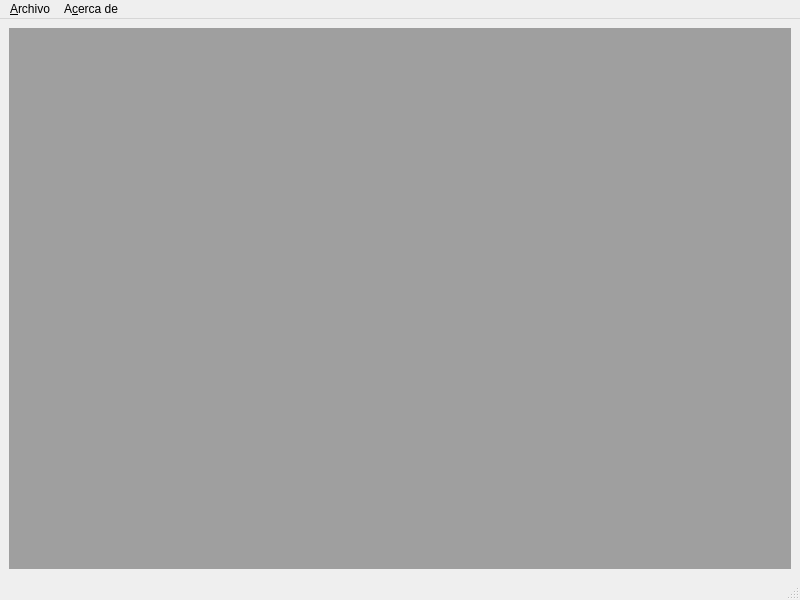
<?xml version="1.0" encoding="UTF-8"?>
<ui version="4.0">
 <class>Askme</class>
 <widget class="QMainWindow" name="Askme">
  <property name="geometry">
   <rect>
    <x>0</x>
    <y>0</y>
    <width>800</width>
    <height>600</height>
   </rect>
  </property>
  <property name="windowTitle">
   <string>Askme</string>
  </property>
  <widget class="QWidget" name="centralwidget">
   <layout class="QGridLayout" name="gridLayout">
    <item row="0" column="0">
     <widget class="QMdiArea" name="mdiArea"/>
    </item>
   </layout>
  </widget>
  <widget class="QStatusBar" name="statusbar"/>
  <widget class="QMenuBar" name="menubar">
   <property name="geometry">
    <rect>
     <x>0</x>
     <y>0</y>
     <width>800</width>
     <height>21</height>
    </rect>
   </property>
   <widget class="QMenu" name="menuArchivo">
    <property name="title">
     <string>&amp;Archivo</string>
    </property>
    <widget class="QMenu" name="menuApuntes">
     <property name="title">
      <string>&amp;Apuntes</string>
     </property>
     <addaction name="actionNuevo"/>
     <addaction name="actionLista"/>
    </widget>
    <widget class="QMenu" name="menuPreguntas">
     <property name="title">
      <string>&amp;Preguntas</string>
     </property>
     <addaction name="actionGenerar"/>
    </widget>
    <addaction name="separator"/>
    <addaction name="menuApuntes"/>
    <addaction name="menuPreguntas"/>
    <addaction name="separator"/>
    <addaction name="actionSalir"/>
   </widget>
   <widget class="QMenu" name="menuAcerca_de">
    <property name="title">
     <string>A&amp;cerca de</string>
    </property>
    <addaction name="actionCreditos"/>
   </widget>
   <addaction name="menuArchivo"/>
   <addaction name="menuAcerca_de"/>
  </widget>
  <action name="actionNuevo">
   <property name="text">
    <string>&amp;Nuevo</string>
   </property>
   <property name="toolTip">
    <string>Crear un nuevo apunte</string>
   </property>
   <property name="shortcut">
    <string>Ctrl+N</string>
   </property>
  </action>
  <action name="actionLista">
   <property name="text">
    <string>&amp;Lista</string>
   </property>
   <property name="toolTip">
    <string>Lista de apuntes</string>
   </property>
   <property name="shortcut">
    <string>Ctrl+L</string>
   </property>
  </action>
  <action name="actionGenerar">
   <property name="text">
    <string>&amp;Generar</string>
   </property>
   <property name="toolTip">
    <string>Generar nuevas preguntas</string>
   </property>
   <property name="shortcut">
    <string>Ctrl+G</string>
   </property>
  </action>
  <action name="actionSalir">
   <property name="text">
    <string>&amp;Salir</string>
   </property>
   <property name="shortcut">
    <string>Ctrl+Q</string>
   </property>
  </action>
  <action name="actionCreditos">
   <property name="text">
    <string>&amp;Creditos</string>
   </property>
   <property name="toolTip">
    <string>Autores de la aplicacion</string>
   </property>
  </action>
  <action name="actionGuardar">
   <property name="text">
    <string>Guardar</string>
   </property>
  </action>
  <action name="actionCargar">
   <property name="text">
    <string>Cargar</string>
   </property>
  </action>
 </widget>
 <resources/>
 <connections/>
</ui>
